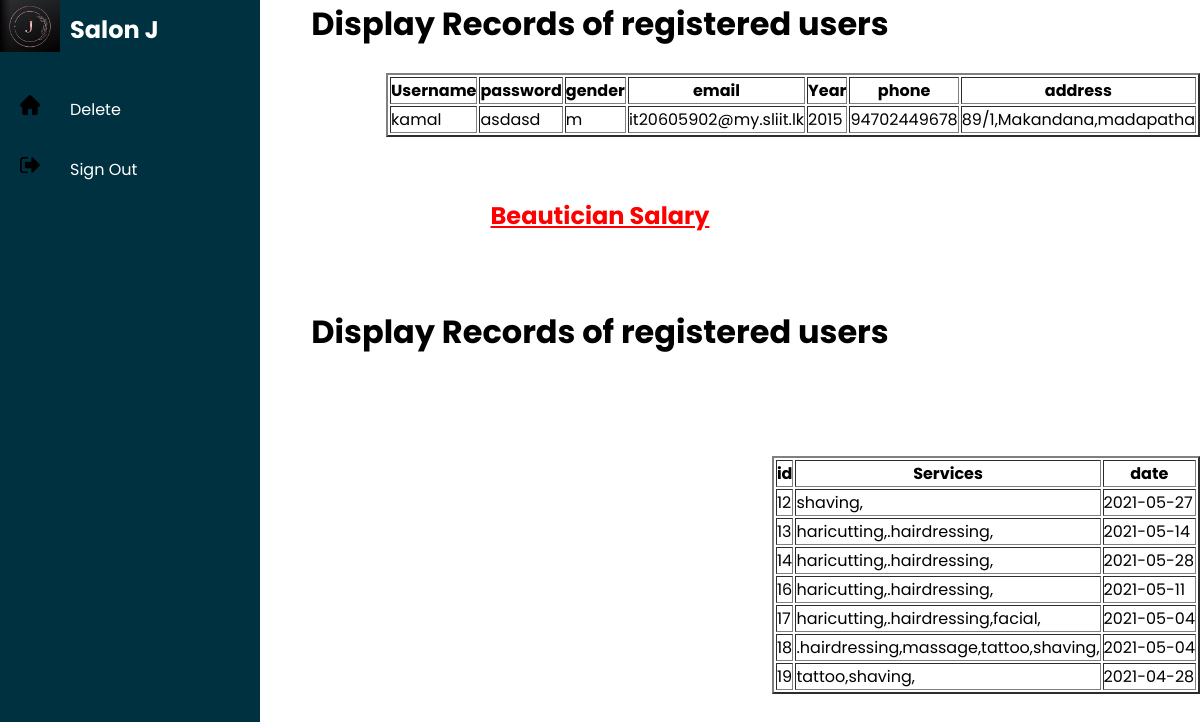
Screenshot of /c.php with the database file from the repository.
### tables this page shows
CREATE TABLE `register` (
  `id` int(11) NOT NULL,
  `username` varchar(20) NOT NULL,
  `password` varchar(20) NOT NULL,
  `gender` char(1) NOT NULL,
  `email` varchar(40) NOT NULL,
  `Year` int(11) NOT NULL,
  `phone` bigint(20) NOT NULL,
  `Address` varchar(50) NOT NULL
);

CREATE TABLE `book` (
  `id` int(11) NOT NULL,
  `Services` varchar(150) NOT NULL,
  `date` varchar(20) NOT NULL
);

### c.php (the view, shortened to what this page needs)
<!DOCTYPE html>
<html>
    <head>
        <link rel="stylesheet" type="text/css" href="styles/c.css">
    </head>
    <body>
        <div class="container">
            <div class="navigation">
                <ul>
                    <li>
                        <a href="#">
                            <span class="icon"><img src="images/Logo.jpg" width="60px" id="user"></span>
                            <span class="title"><h2>Salon J</h2></span>
                        </a>
                    </li>
                    <li>
                        <a href="delete.php">
                            <span class="icon"><img src="icons/home.png" width="20px" id="user"></span>
                            <span class="title">Delete</span>
                        </a>
                    </li>
                    <li>
                        <a href="adminloginpage.html">
                            <span class="icon"><img src="icons/signout.png" width="20px" id="user"></span>
                            <span class="title">Sign Out</span>
                        </a>
                    </li>
                </ul>
            </div>
            <center>
            <h1>Display Records of registered users</h1>
        </center>
            <div id="main1">
            <table border="2" align ="right">
<tr>
    <th> Username</th>
    <th> password</th>
    <th>gender</th>
    <th>email</th>
    <th>Year</th>
    <th>phone</th>
    <th>address</th>
</tr>
<?php
    include'connection.php';
        $query = "select * from register";
        $datas = mysqli_query($conn, $query);
        $total=mysqli_num_rows($datas);
        if($total!=0)
        {
            while($result = mysqli_fetch_assoc($datas))
            {
               echo ("<tr>");
               echo ("<td>".  $result['username']. "</td>");
               echo ("<td>" . $result['password'] . "</td>");
               echo ("<td>" . $result['gender'] . "</td>");
               echo ("<td>" . $result['email'] . "</td>");
               echo ("<td>" . $result['Year'] . "</td>");
               echo ("<td>" . $result['phone'] . "</td>");
               echo ("<td>" . $result['Address'] . "</td>");
               echo ("</tr>");
            }
            echo("<br>");
        }
        else
        {
            echo "No records found";
        }
?>
    </table>
    <br>
    <br>
    <br>
    <br>
    <br>
    <center>
     <h2 ><a style="color: red;" href="salary.php">Beautician Salary</a></h2>
     </center>
    <br>
    <br>
    <br>
<center>
     <h1>Display Records of registered users</h1>
 </center>
    <table border="2" align ="right">
<tr>
    <br>
    <th>id</th>
    <th>Services</th>
    <th>date</th>
</tr>
<?php
    include'connection.php';
        $query = "select * from book";
        $bookings = mysqli_query($conn, $query);
        $total=mysqli_num_rows($bookings);
        if($total!=0)
        {
            while($result = mysqli_fetch_assoc($bookings))
            {
                echo "
                <tr>
                <td>".$result['id']."</td>
                <td>".$result['Services']."</td>
                <td>".$result['date']."</td>
                </tr>
                ";
            }
             echo("<br>");
              echo("<br>");
              echo("<br>");
        }
        else
        {
            echo "No records found";
        }
?>
    </table>
    <br>
    <br>
    <br>
    <br>
            </body>
    </html>

### styles/c.css (style rules this page uses)
* { margin: 0; padding: 0; box-sizing: border-box; font-family: 'Poppins' , sans-serif; }
body { overflow-x: hidden; }
.container { position: relative; width: 100%; }
.navigation { position: fixed; width: 260px; height: 100%; background: #003140; transition: 0.5s; overflow: hidden; }
.navigation ul { position: absolute; top: 0; left: 0; width: 100%; }
.navigation ul li { position: relative; width: 100%; list-style: none; }
.navigation ul li:nth-child(1) { margin-bottom: 20px; }
.navigation ul li a { position: relative; display: block; width: 100%; display: flex; text-decoration: none; color: white; }
.navigation ul li a .icon { position: relative; display: block; min-width: 60px; height: 60px; line-height: 60px; text-align: center; }
.navigation ul li a .icon img { color: white; font-size: 24px; }
.navigation ul li a .title { position: relative; display: block; padding: 0 10px; height: 60px; line-height: 60px; white-space: nowrap; }

### rows the page displays
register: username "kamal", password "asdasd", gender "m", email "it20605902@my.sliit.lk", Year "2015", phone "94702449678", Address "89/1,Makandana,madapatha"
book: id "12", Services "shaving,", date "2021-05-27"
book: id "13", Services "haricutting,.hairdressing,", date "2021-05-14"
book: id "14", Services "haricutting,.hairdressing,", date "2021-05-28"
book: id "16", Services "haricutting,.hairdressing,", date "2021-05-11"
book: id "17", Services "haricutting,.hairdressing,facial,", date "2021-05-04"
book: id "18", Services ".hairdressing,massage,tattoo,shaving,", date "2021-05-04"
book: id "19", Services "tattoo,shaving,", date "2021-04-28"
